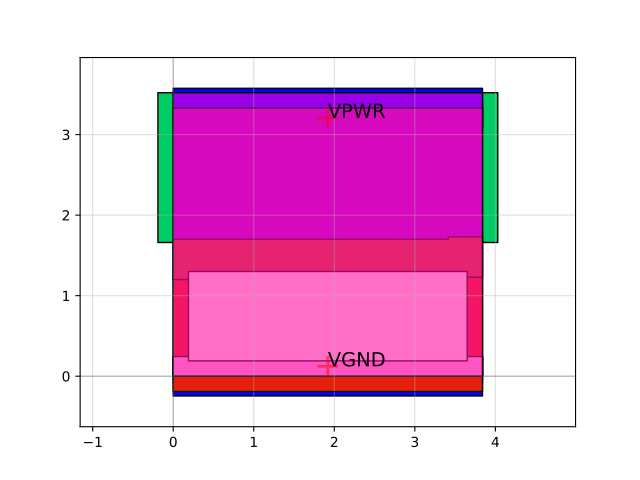

The Python source for this figure:
import sky130

c = sky130.components.sky130_fd_sc_hs__o21a_2()
c.plot()
